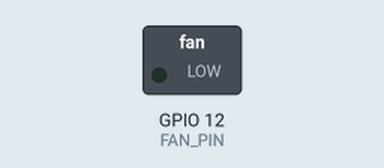
Simulated run of this sketch. Board: ESP32. On the bench: switched loads named in the sketch (green lamp = pin HIGH). WiFi joins after 1.5 s; servers stay silent unless stated; no MQTT or app messages arrive unless stated; what the sketch prints to the serial monitor is not drawn.

Above: at 0.0 s.
At 1.6 s:
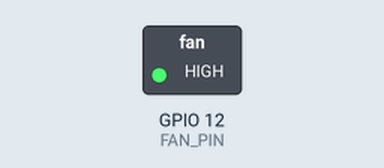
Timing chart, 0 to 3.1 s (numbered marks = the images above):
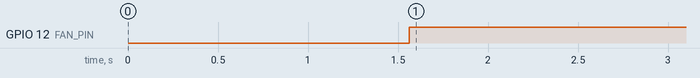

The sketch:

esp32_sensor_node.ino
```cpp
#include <WiFi.h>
#include <PubSubClient.h> // For MQTT communication

const char* ssid = "SSA_Rural_Mesh_Node";
const char* password = "PASSPORT_TURTLE_SECURE";
const char* mqtt_server = "://passportturtles.com";

WiFiClient espClient;
PubSubClient client(espClient);

const int FAN_PIN = 12;
const float HUMIDITY_THRESHOLD = 13.0; // Critical grain spoilage moisture line

void setup() {
  Serial.begin(115200);
  pinMode(FAN_PIN, OUTPUT);
  setup_wifi();
  client.setServer(mqtt_server, 1883);
}

void setup_wifi() {
  delay(10);
  Serial.println("Connecting to network...");
  WiFi.begin(ssid, password);
  while (WiFi.status() != WL_CONNECTED) { delay(500); Serial.print("."); }
  Serial.println("WiFi connected.");
}

void loop() {
  if (!client.connected()) { reconnect(); }
  client.loop();

  // --- 🔴 OPEN ISSUE #21: REPLACE WITH ACTUAL DHT22 SENSOR READ LOGIC ---
  float current_humidity = 15.5; // Simulated raw moisture packet
  float current_temp = 42.0;     // Simulated thermal load (Celsius)

  if (current_humidity > HUMIDITY_THRESHOLD) {
    digitalWrite(FAN_PIN, HIGH); // Actuate solar fans to flush out moisture
  } else {
    digitalWrite(FAN_PIN, LOW);
  }

  // Publish payload to backend telemetry queue
  String payload = "{\"dryer_id\":\"DRYER_ZAMBIA_01\",\"temp\":" + String(current_temp) + ",\"humidity\":" + String(current_humidity) + "}";
  client.publish("turtles/solar_dryer/telemetry", payload.c_str());

  delay(5000); // Poll every 5 seconds
}

void reconnect() {
  while (!client.connected()) {
    if (client.connect("ESP32_Dryer_Client")) { client.subscribe("turtles/solar_dryer/commands"); }
    else { delay(5000); }
  }
}
```

Measured:
- by itself, GPIO 12 (FAN_PIN): LOW → HIGH at 1.6 s
